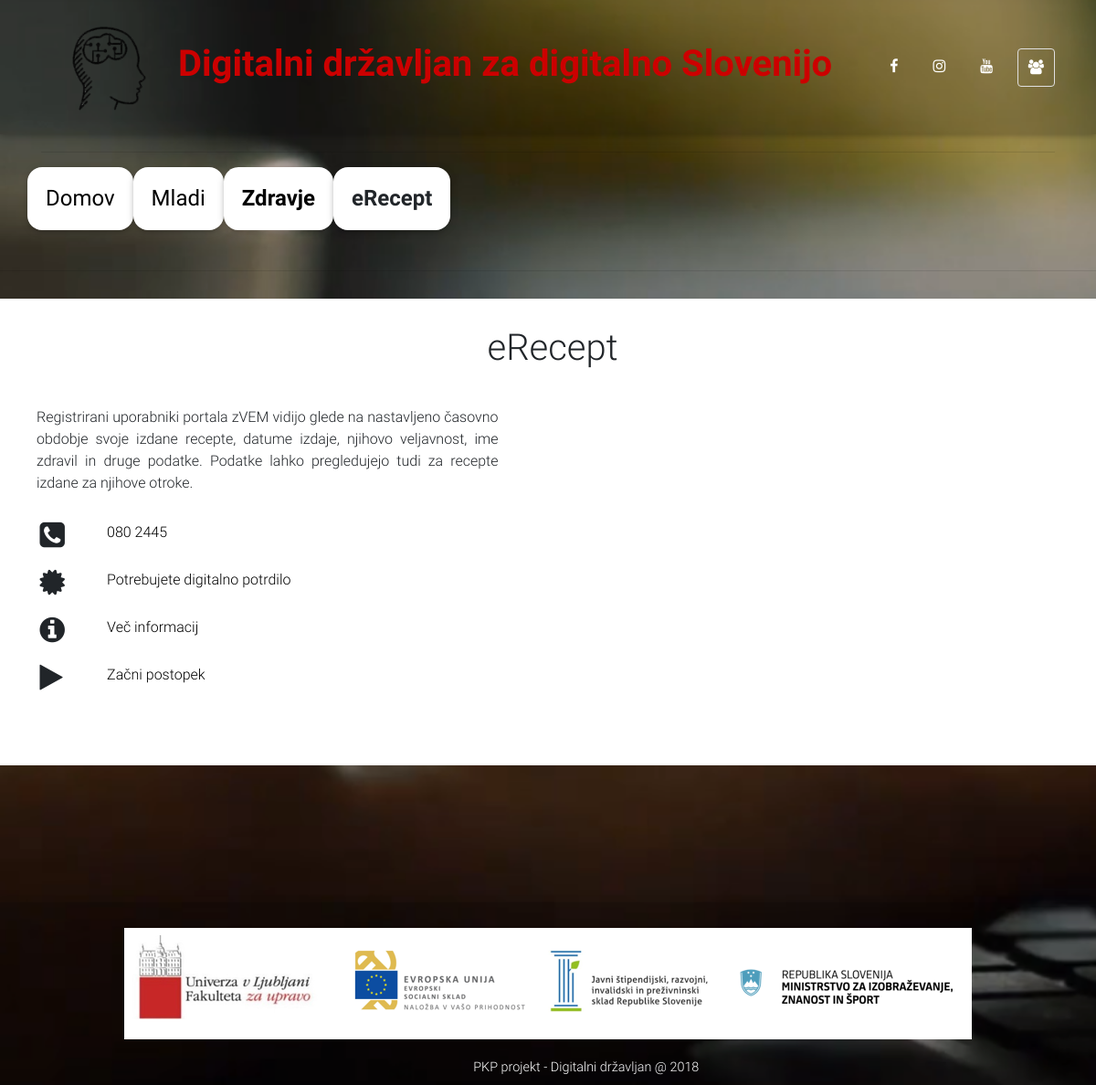
Before: /index.php?idt=2&idk=1 with the older database file.
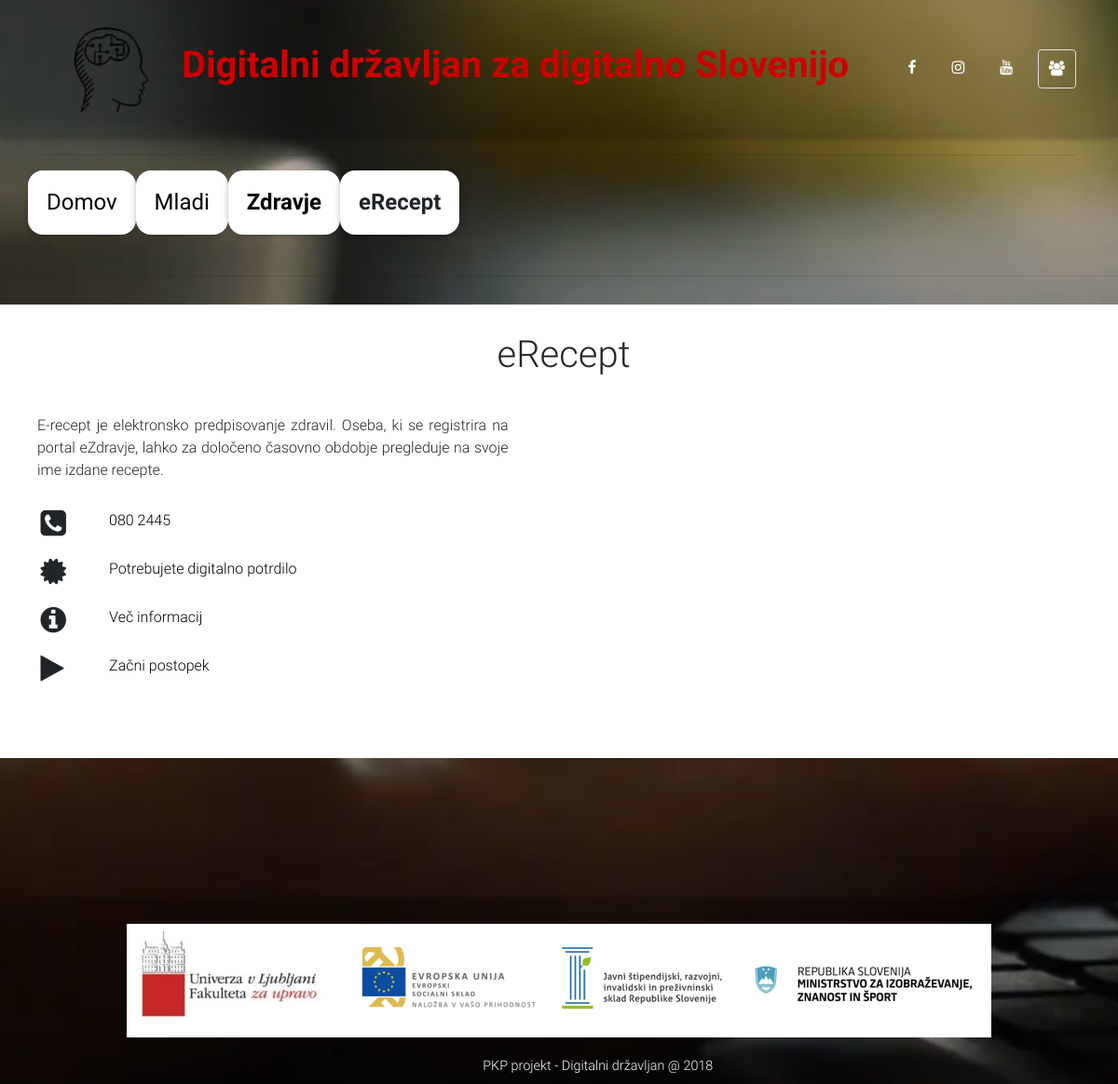
After: the same page with the newer database file.
### tables this page shows
CREATE TABLE `tematike` (
  `idt` int(11) NOT NULL,
  `ime_tematike` varchar(100) DEFAULT NULL,
  `opis` varchar(1000) DEFAULT NULL,
  `posnetek` tinyint(1) DEFAULT NULL,
  `digitalno_potrdilo` tinyint(1) DEFAULT NULL,
  `tel` varchar(100) DEFAULT NULL,
  `video_link` text NOT NULL,
  `info-link` text NOT NULL,
  `Page-link` text NOT NULL,
  `icon` text NOT NULL
);

### master_gen.php (the view, shortened to what the changed rows need)
<link rel="stylesheet" href="https://use.fontawesome.com/releases/v5.2.0/css/all.css">
<?php
function showNav () {
	print_r(
		'
		<script>
		(function() {
			var cx = "004088570275756489852:m_tuee_l8zq";
			var gcse = document.createElement("script");
			gcse.type = "text/javascript";
			gcse.async = true;
			gcse.src = "https://cse.google.com/cse.js?cx=" + cx;
			var s = document.getElementsByTagName("script")[0];
			s.parentNode.insertBefore(gcse, s);
			})();
			window.onload = function(){
				document.getElementById("gsc-i-id1").placeholder = "";
			};
			</script>
			<nav class="navbar fixed-top navbar-expand-lg navbar-dark scrolling-navbar">
			<div class="container">
			<a class="navbar-item" href="index.php" >
			<img src="img/logo.png" width="150px">
			</a>
			<button class="navbar-toggler" type="button" data-toggle="collapse" data-target="#navbarSupportedContent" aria-controls="navbarSupportedContent"
			aria-expanded="false" aria-label="Toggle navigation">
			<span class="navbar-toggler-icon"></span>
			</button>
			<div class="collapse navbar-collapse" id="navbarSupportedContent">
			<ul class="navbar-nav mr-auto">
			<li><h1 style="color:black; text-align:center; Font-weight:bold;"><pid="naslov"><span class="change-color">Digitalni državljan za digitalno Slovenijo<span></h1></li>
			</ul>
			</a>
			</li>
			<ul class="navbar-nav nav-flex-icons">
			<li class="nav-item">
			<a href="https://www.facebook.com/Digitalslovenija/" class="nav-link" target="_blank">
			<i class="fa fa-facebook mr-3"></i>
			</a>
			<li class="nav-item">
			<a href="https://www.instagram.com/digitalni.drzavljan/" class="nav-link" target="_blank">
			<i class="fa fa-instagram mr-3"></i>
			</a>
			</li>
			<li class="nav-item">
			<a href="https://www.youtube.com/channel/UC_LICUebZN4bvCM8tfAPUdg" class="nav-link" target="_blank">
			<i class="fa fa-youtube mr-3"></i>
			</a>
			</li>
			</li>
			<li class="nav-item">
			<a href="oprojektu.php" class="nav-link border border-light rounded"
			target="_blank">
			<i class="fa fa-group" aria-hidden="true"></i><span class="onas">O nas</span>
			</a>
			</li>
			<li><gcse:searchbox-only resultsUrl="/results.php"></gcse:searchbox-only></li>
			</ul>
			</div>
			</div>
			</nav>');
}
function showHeader($conn) {
	$firstLevel = isset($_GET['id']) ? $_GET['id'] : "";
	$secondLevel = isset($_GET['idk']) ? $_GET['idk'] : "";
	$thirdLevel = isset($_GET['idt']) ? $_GET['idt'] : "";
	if ($firstLevel != "" and $secondLevel == "" and $thirdLevel == "") {
		$sql = "SELECT imePaketa FROM paketi WHERE idp='$firstLevel'";
		$result = mysqli_query($conn,$sql);
		$row = $result->fetch_array();
	}
	elseif ($secondLevel != "" and $firstLevel == "" and $thirdLevel == "") {
		$sql = "SELECT imeKategorije FROM kategorije k, paketi p WHERE idk='$secondLevel' and k.idp = p.idp";
		$result = mysqli_query($conn,$sql);
		$row = $result->fetch_array();
	}
	elseif ($firstLevel == "" and $secondLevel != "" and $thirdLevel != "") {
		$sql = "SELECT ime_tematike from tematike t, prenosi p WHERE t.idt = p.idt and t.idt = '$thirdLevel'";
		$result = mysqli_query($conn, $sql);
		$row = $result->fetch_array();
	}
	else {
		$row = ["Vstopna stran - Digitalni državljan"];
	}
	printf('
		<div class="fullscreen-bg">
		<video loop muted autoplay poster="img/videoframe.jpg" class="fullscreen-bg__video">
		<source src="bgvideo.mp4" type="video/mp4">
		</video>
		</div>
		<html xmlns="http://www.w3.org/1999/xhtml"
		xmlns:fb="http://ogp.me/ns/fb#">
		<head>
		<meta charset="utf-8">
		<meta property="og:image" content="img/logo.png" />
		<meta name="viewport" content="width=device-width, initial-scale=1, shrink-to-fit=no">
		<meta http-equiv="x-ua-compatible" content="ie=edge">
		<title>%s</title>
		<link rel="stylesheet" href="https://maxcdn.bootstrapcdn.com/font-awesome/4.7.0/css/font-awesome.min.css">
		<link href="css/bootstrap.min.css" rel="stylesheet">
		<link href="css/mdb.min.css" rel="stylesheet">
		<link href="css/style.min.css" rel="stylesheet">
		<link href="css/style.css" rel="stylesheet">
		<link rel="icon" href="img/favicon.png">
		</head>', $row[0]);
}
function showFooter() {
	print_r('
		<footer class="navbar page-footer text-center font-small style="padding-top:200px;">
		<div class="card-body text-white text-center" style="width=100%">
		<img src="img/logo_footer.png" class="img-fluid" alt="Investitorji-Javni Štipendijski razvojni invaldiski sklad SVN">
		</div>
		<div style="display:block; position:relative; padding-left:43%">PKP projekt - Digitalni državljan @ 2018</div>
		</footer>');
}
function showbreadcrumbs($conn) {
	$firstLevel = isset($_GET['id']) ? $_GET['id'] : "";
	$secondLevel = isset($_GET['idk']) ? $_GET['idk'] : "";
	$thirdLevel = isset($_GET['idt']) ? $_GET['idt'] : "";
	if ($firstLevel != "" and $secondLevel == "" and $thirdLevel == "") {
		$sql = "SELECT imePaketa FROM paketi WHERE idp='$firstLevel'";
		$result = mysqli_query($conn,$sql);
		$row = $result->fetch_array();
		printf('
			<main class="mt-5 pt-5" id="zacetek">
			<div class="container vsebina">
			<hr>
			<div class="row mb-3 wow fadeIn">
			<div class="mb-2">
			<a href="index.php">
			<div class="card">
			<div class="card-body">
			<h4 class="card-title">Domov</h4>
			</div>
			</div> </a>
			</div>
			<div class="mb-2">
			<a href="index.php?id='.$firstLevel.'">
			<div class="card">
			<div class="card-body">
			<h4 class="card-title"><b>%s</b></h4>
			</div>
			</div> </a>
			</div>
			</div>
			</main>
			', $row["imePaketa"]);
	}
	elseif ($firstLevel == "" and $secondLevel != "" and $thirdLevel != "") {
		$sql = "SELECT ime_tematike from tematike t, prenosi p WHERE t.idt = p.idt and t.idt = '$thirdLevel'";
		$result = mysqli_query($conn, $sql);
		$row = $result->fetch_array();
		$sql2 = "SELECT * FROM kategorije k, paketi p WHERE idk='$secondLevel' and k.idp = p.idp";
		$result2 = mysqli_query($conn, $sql2);
		$row2 = $result2->fetch_array();
		printf('
			<main class="mt-5 pt-5" id="zacetek">
			<div class="container vsebina">
			<hr>
			<div class="row mb-3 wow fadeIn">
			<div class="mb-2">
			<a href="index.php">
			<div class="card">
			<div class="card-body">
			<h4 class="card-title">Domov</h4>
			</div>
			</div> </a>
			</div>
			<div class="mb-2">
			<a href="index.php?id=%s">
			<div class="card">
			<div class="card-body">
			<h4 class="card-title">%s</h4>
			</div>
			</div> </a>
			</div>
			<div class="mb-2">
			<a href="index.php?idk=%s">
			<div class="card">
			<div class="card-body">
			<h4 class="card-title"><b>%s</b></h4>
			</div>
			</div> </a>
			</div>
			<div class="mb-2">
			<a>
			<div class="card">
			<div class="card-body">
			<h4 class="card-title"><b>%s</b></h4>
			</div>
			</div> </a>
			</div>
			</div>
			</div>
			</main>
			',$row2["idp"], $row2["imePaketa"], $row2["idk"], $row2["imeKategorije"], $row["ime_tematike"]);
	}
}
function ShowLast($conn, $idt) {
	$sql = "SELECT * FROM tematike WHERE idt='$idt'";
	$result = mysqli_query($conn,$sql);
	$info = $result->fetch_array(MYSQLI_ASSOC);
	echo "<div style='background-color:white; padding-left: 10px;'>";
	echo "<div style='margin-bottom:40px; margin-top: 30px;'><h1>". $info['ime_tematike'] . "</h1></div>";
	$opis = $info['opis'];
	echo "<div id='opis'>".$opis."</div><br>";
	echo "<div id='znacke'>";
	$tel = $info['tel'];
	if ($tel != '0') {
		printf("<p><span id='move2'><i class='fa fa-phone-square fa-2x mb-1 in' aria-hidden='true'></i></span><span id='move'><a href='tel:%s'> %s</a></span></p>",$tel, $tel);
	}
	$potrdilo = $info['digitalno_potrdilo'];
	if ($potrdilo == '1') {
		printf("<p><span id='move2'><i class='fa fa-certificate fa-2x mb-1 in' aria-hidden='true'></i></span><a id='move' href='https://www.sigen-ca.si/'> Potrebujete digitalno potrdilo</a></p>");
	}
	if ($info['Page-link'] != "") {
		printf("<p><span id='move2'><i class='fa fa-info-circle fa-2x mb-1 in' aria-hidden='true'></i></span> <a id='move' href='%s'> Več informacij</a></p>", $info['Page-link']);
	}
	if ($info['info-link']){
		printf("<p><span id='move2'><i class='fa fa-play fa-2x mb-1 in' aria-hidden='true'></i></span><a  id='move'href='%s'> Začni postopek</a></p>", $info['info-link']);
	}
	echo "</div>";
}
?>

Changed rows visible on the page:
changed tematike "eRecept": opis "Registrirani uporabniki portala zVEM vidijo glede na nastavljeno časovno obdobje svoje izdane recepte, datume izdaje, njihovo veljavnost, ime zdravil in druge podatke. Podatke lahko pregledujejo tudi za recepte izdane za njihove otroke." → "E-recept je elektronsko predpisovanje zdravil. Oseba, ki se registrira na portal eZdravje, lahko za določeno časovno obdobje pregleduje na svoje ime izdane recepte."
